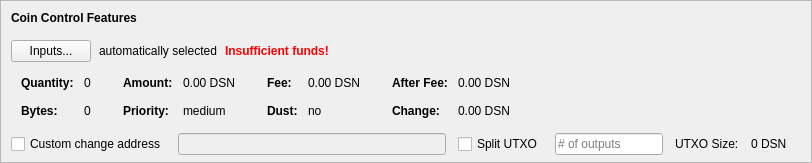
    <widget class="QFrame" name="frameCoinControl">
     <property name="sizePolicy">
      <sizepolicy hsizetype="Expanding" vsizetype="Expanding">
       <horstretch>0</horstretch>
       <verstretch>0</verstretch>
      </sizepolicy>
     </property>
     <property name="maximumSize">
      <size>
       <width>16777215</width>
       <height>16777215</height>
      </size>
     </property>
     <property name="frameShape">
      <enum>QFrame::StyledPanel</enum>
     </property>
     <property name="frameShadow">
      <enum>QFrame::Sunken</enum>
     </property>
     <layout class="QVBoxLayout" name="verticalLayoutCoinControl2">
      <property name="spacing">
       <number>0</number>
      </property>
      <property name="leftMargin">
       <number>0</number>
      </property>
      <property name="topMargin">
       <number>0</number>
      </property>
      <property name="rightMargin">
       <number>0</number>
      </property>
      <property name="bottomMargin">
       <number>6</number>
      </property>
      <item>
       <layout class="QVBoxLayout" name="verticalLayoutCoinControl" stretch="0,0,0,0,1">
        <property name="spacing">
         <number>0</number>
        </property>
        <property name="leftMargin">
         <number>10</number>
        </property>
        <property name="topMargin">
         <number>10</number>
        </property>
        <item>
         <layout class="QHBoxLayout" name="horizontalLayoutCoinControl1">
          <property name="bottomMargin">
           <number>15</number>
          </property>
          <item>
           <widget class="QLabel" name="labelCoinControlFeatures">
            <property name="sizePolicy">
             <sizepolicy hsizetype="Preferred" vsizetype="Maximum">
              <horstretch>0</horstretch>
              <verstretch>0</verstretch>
             </sizepolicy>
            </property>
            <property name="font">
             <font>
              <weight>75</weight>
              <bold>true</bold>
             </font>
            </property>
            <property name="styleSheet">
             <string notr="true">font-weight:bold;</string>
            </property>
            <property name="text">
             <string>Coin Control Features</string>
            </property>
           </widget>
          </item>
         </layout>
        </item>
        <item>
         <layout class="QHBoxLayout" name="horizontalLayoutCoinControl2" stretch="0,0,0,0">
          <property name="spacing">
           <number>8</number>
          </property>
          <property name="bottomMargin">
           <number>10</number>
          </property>
          <item>
           <widget class="QPushButton" name="pushButtonCoinControl">
            <property name="styleSheet">
             <string notr="true"/>
            </property>
            <property name="text">
             <string>Inputs...</string>
            </property>
            <property name="autoDefault">
             <bool>false</bool>
            </property>
           </widget>
          </item>
          <item>
           <widget class="QLabel" name="labelCoinControlAutomaticallySelected">
            <property name="text">
             <string>automatically selected</string>
            </property>
            <property name="margin">
             <number>5</number>
            </property>
           </widget>
          </item>
          <item>
           <widget class="QLabel" name="labelCoinControlInsuffFunds">
            <property name="font">
             <font>
              <weight>75</weight>
              <bold>true</bold>
             </font>
            </property>
            <property name="styleSheet">
             <string notr="true">color:red;font-weight:bold;</string>
            </property>
            <property name="text">
             <string>Insufficient funds!</string>
            </property>
            <property name="margin">
             <number>5</number>
            </property>
           </widget>
          </item>
          <item>
           <spacer name="horizontalSpacerCoinControl">
            <property name="orientation">
             <enum>Qt::Horizontal</enum>
            </property>
            <property name="sizeHint" stdset="0">
             <size>
              <width>40</width>
              <height>1</height>
             </size>
            </property>
           </spacer>
          </item>
         </layout>
        </item>
        <item>
         <widget class="QWidget" name="widgetCoinControl" native="true">
          <property name="sizePolicy">
           <sizepolicy hsizetype="Preferred" vsizetype="Preferred">
            <horstretch>0</horstretch>
            <verstretch>0</verstretch>
           </sizepolicy>
          </property>
          <property name="minimumSize">
           <size>
            <width>0</width>
            <height>0</height>
           </size>
          </property>
          <property name="styleSheet">
           <string notr="true"/>
          </property>
          <layout class="QHBoxLayout" name="horizontalLayoutCoinControl5">
           <property name="leftMargin">
            <number>0</number>
           </property>
           <property name="topMargin">
            <number>0</number>
           </property>
           <property name="rightMargin">
            <number>0</number>
           </property>
           <property name="bottomMargin">
            <number>0</number>
           </property>
           <item>
            <layout class="QHBoxLayout" name="horizontalLayoutCoinControl3" stretch="0,0,0,1">
             <property name="spacing">
              <number>20</number>
             </property>
             <property name="topMargin">
              <number>0</number>
             </property>
             <property name="bottomMargin">
              <number>10</number>
             </property>
             <item>
              <layout class="QFormLayout" name="formLayoutCoinControl1">
               <property name="horizontalSpacing">
                <number>10</number>
               </property>
               <property name="verticalSpacing">
                <number>14</number>
               </property>
               <property name="leftMargin">
                <number>10</number>
               </property>
               <property name="topMargin">
                <number>4</number>
               </property>
               <property name="rightMargin">
                <number>6</number>
               </property>
               <item row="0" column="0">
                <widget class="QLabel" name="labelCoinControlQuantityText">
                 <property name="font">
                  <font>
                   <weight>75</weight>
                   <bold>true</bold>
                  </font>
                 </property>
                 <property name="text">
                  <string>Quantity:</string>
                 </property>
                 <property name="margin">
                  <number>0</number>
                 </property>
                </widget>
               </item>
               <item row="0" column="1">
                <widget class="QLabel" name="labelCoinControlQuantity">
                 <property name="cursor">
                  <cursorShape>IBeamCursor</cursorShape>
                 </property>
                 <property name="contextMenuPolicy">
                  <enum>Qt::ActionsContextMenu</enum>
                 </property>
                 <property name="text">
                  <string notr="true">0</string>
                 </property>
                 <property name="margin">
                  <number>0</number>
                 </property>
                 <property name="textInteractionFlags">
                  <set>Qt::LinksAccessibleByMouse|Qt::TextSelectableByKeyboard|Qt::TextSelectableByMouse</set>
                 </property>
                </widget>
               </item>
               <item row="1" column="0">
                <widget class="QLabel" name="labelCoinControlBytesText">
                 <property name="font">
                  <font>
                   <weight>75</weight>
                   <bold>true</bold>
                  </font>
                 </property>
                 <property name="text">
                  <string>Bytes:</string>
                 </property>
                </widget>
               </item>
               <item row="1" column="1">
                <widget class="QLabel" name="labelCoinControlBytes">
                 <property name="cursor">
                  <cursorShape>IBeamCursor</cursorShape>
                 </property>
                 <property name="contextMenuPolicy">
                  <enum>Qt::ActionsContextMenu</enum>
                 </property>
                 <property name="text">
                  <string notr="true">0</string>
                 </property>
                 <property name="textInteractionFlags">
                  <set>Qt::LinksAccessibleByMouse|Qt::TextSelectableByKeyboard|Qt::TextSelectableByMouse</set>
                 </property>
                </widget>
               </item>
              </layout>
             </item>
             <item>
              <layout class="QFormLayout" name="formLayoutCoinControl2">
               <property name="horizontalSpacing">
                <number>10</number>
               </property>
               <property name="verticalSpacing">
                <number>14</number>
               </property>
               <property name="leftMargin">
                <number>6</number>
               </property>
               <property name="topMargin">
                <number>4</number>
               </property>
               <property name="rightMargin">
                <number>6</number>
               </property>
               <item row="0" column="0">
                <widget class="QLabel" name="labelCoinControlAmountText">
                 <property name="font">
                  <font>
                   <weight>75</weight>
                   <bold>true</bold>
                  </font>
                 </property>
                 <property name="text">
                  <string>Amount:</string>
                 </property>
                 <property name="margin">
                  <number>0</number>
                 </property>
                </widget>
               </item>
               <item row="0" column="1">
                <widget class="QLabel" name="labelCoinControlAmount">
                 <property name="cursor">
                  <cursorShape>IBeamCursor</cursorShape>
                 </property>
                 <property name="contextMenuPolicy">
                  <enum>Qt::ActionsContextMenu</enum>
                 </property>
                 <property name="text">
                  <string notr="true">0.00 DSN</string>
                 </property>
                 <property name="textInteractionFlags">
                  <set>Qt::LinksAccessibleByMouse|Qt::TextSelectableByKeyboard|Qt::TextSelectableByMouse</set>
                 </property>
                </widget>
               </item>
               <item row="1" column="0">
                <widget class="QLabel" name="labelCoinControlPriorityText">
                 <property name="font">
                  <font>
                   <weight>75</weight>
                   <bold>true</bold>
                  </font>
                 </property>
                 <property name="text">
                  <string>Priority:</string>
                 </property>
                </widget>
               </item>
               <item row="1" column="1">
                <widget class="QLabel" name="labelCoinControlPriority">
                 <property name="cursor">
                  <cursorShape>IBeamCursor</cursorShape>
                 </property>
                 <property name="contextMenuPolicy">
                  <enum>Qt::ActionsContextMenu</enum>
                 </property>
                 <property name="text">
                  <string>medium</string>
                 </property>
                 <property name="textInteractionFlags">
                  <set>Qt::LinksAccessibleByMouse|Qt::TextSelectableByKeyboard|Qt::TextSelectableByMouse</set>
                 </property>
                </widget>
               </item>
              </layout>
             </item>
             <item>
              <layout class="QFormLayout" name="formLayoutCoinControl3">
               <property name="horizontalSpacing">
                <number>10</number>
               </property>
               <property name="verticalSpacing">
                <number>14</number>
               </property>
               <property name="leftMargin">
                <number>6</number>
               </property>
               <property name="topMargin">
                <number>4</number>
               </property>
               <property name="rightMargin">
                <number>6</number>
               </property>
               <item row="0" column="0">
                <widget class="QLabel" name="labelCoinControlFeeText">
                 <property name="font">
                  <font>
                   <weight>75</weight>
                   <bold>true</bold>
                  </font>
                 </property>
                 <property name="text">
                  <string>Fee:</string>
                 </property>
                 <property name="margin">
                  <number>0</number>
                 </property>
                </widget>
               </item>
               <item row="0" column="1">
                <widget class="QLabel" name="labelCoinControlFee">
                 <property name="cursor">
                  <cursorShape>IBeamCursor</cursorShape>
                 </property>
                 <property name="contextMenuPolicy">
                  <enum>Qt::ActionsContextMenu</enum>
                 </property>
                 <property name="text">
                  <string notr="true">0.00 DSN</string>
                 </property>
                 <property name="textInteractionFlags">
                  <set>Qt::LinksAccessibleByMouse|Qt::TextSelectableByKeyboard|Qt::TextSelectableByMouse</set>
                 </property>
                </widget>
               </item>
               <item row="1" column="0">
                <widget class="QLabel" name="labelCoinControlLowOutputText">
                 <property name="font">
                  <font>
                   <weight>75</weight>
                   <bold>true</bold>
                  </font>
                 </property>
                 <property name="text">
                  <string>Dust:</string>
                 </property>
                </widget>
               </item>
               <item row="1" column="1">
                <widget class="QLabel" name="labelCoinControlLowOutput">
                 <property name="cursor">
                  <cursorShape>IBeamCursor</cursorShape>
                 </property>
                 <property name="contextMenuPolicy">
                  <enum>Qt::ActionsContextMenu</enum>
                 </property>
                 <property name="text">
                  <string>no</string>
                 </property>
                 <property name="textInteractionFlags">
                  <set>Qt::LinksAccessibleByMouse|Qt::TextSelectableByKeyboard|Qt::TextSelectableByMouse</set>
                 </property>
                </widget>
               </item>
              </layout>
             </item>
             <item>
              <layout class="QFormLayout" name="formLayoutCoinControl4">
               <property name="horizontalSpacing">
                <number>10</number>
               </property>
               <property name="verticalSpacing">
                <number>14</number>
               </property>
               <property name="leftMargin">
                <number>6</number>
               </property>
               <property name="topMargin">
                <number>4</number>
               </property>
               <property name="rightMargin">
                <number>6</number>
               </property>
               <item row="0" column="0">
                <widget class="QLabel" name="labelCoinControlAfterFeeText">
                 <property name="font">
                  <font>
                   <weight>75</weight>
                   <bold>true</bold>
                  </font>
                 </property>
                 <property name="text">
                  <string>After Fee:</string>
                 </property>
                 <property name="margin">
                  <number>0</number>
                 </property>
                </widget>
               </item>
               <item row="0" column="1">
                <widget class="QLabel" name="labelCoinControlAfterFee">
                 <property name="cursor">
                  <cursorShape>IBeamCursor</cursorShape>
                 </property>
                 <property name="contextMenuPolicy">
                  <enum>Qt::ActionsContextMenu</enum>
                 </property>
                 <property name="text">
                  <string notr="true">0.00 DSN</string>
                 </property>
                 <property name="textInteractionFlags">
                  <set>Qt::LinksAccessibleByMouse|Qt::TextSelectableByKeyboard|Qt::TextSelectableByMouse</set>
                 </property>
                </widget>
               </item>
               <item row="1" column="0">
                <widget class="QLabel" name="labelCoinControlChangeText">
                 <property name="font">
                  <font>
                   <weight>75</weight>
                   <bold>true</bold>
                  </font>
                 </property>
                 <property name="text">
                  <string>Change:</string>
                 </property>
                </widget>
               </item>
               <item row="1" column="1">
                <widget class="QLabel" name="labelCoinControlChange">
                 <property name="cursor">
                  <cursorShape>IBeamCursor</cursorShape>
                 </property>
                 <property name="contextMenuPolicy">
                  <enum>Qt::ActionsContextMenu</enum>
                 </property>
                 <property name="text">
                  <string notr="true">0.00 DSN</string>
                 </property>
                 <property name="textInteractionFlags">
                  <set>Qt::LinksAccessibleByMouse|Qt::TextSelectableByKeyboard|Qt::TextSelectableByMouse</set>
                 </property>
                </widget>
               </item>
              </layout>
             </item>
            </layout>
           </item>
          </layout>
         </widget>
        </item>
        <item>
         <layout class="QHBoxLayout" name="horizontalLayoutCoinControl4" stretch="0,0,0,0,0,0,0">
          <property name="spacing">
           <number>12</number>
          </property>
          <property name="sizeConstraint">
           <enum>QLayout::SetDefaultConstraint</enum>
          </property>
          <property name="topMargin">
           <number>5</number>
          </property>
          <property name="rightMargin">
           <number>5</number>
          </property>
          <item>
           <widget class="QCheckBox" name="checkBoxCoinControlChange">
            <property name="toolTip">
             <string>If this is activated, but the change address is empty or invalid, change will be sent to a newly generated address.</string>
            </property>
            <property name="text">
             <string>Custom change address</string>
            </property>
           </widget>
          </item>
          <item>
           <widget class="QValidatedLineEdit" name="lineEditCoinControlChange">
            <property name="enabled">
             <bool>false</bool>
            </property>
            <property name="sizePolicy">
             <sizepolicy hsizetype="Expanding" vsizetype="Fixed">
              <horstretch>0</horstretch>
              <verstretch>0</verstretch>
             </sizepolicy>
            </property>
           </widget>
          </item>
          <item>
           <widget class="QCheckBox" name="splitBlockCheckBox">
            <property name="text">
             <string>Split UTXO</string>
            </property>
           </widget>
          </item>
          <item>
           <widget class="QLineEdit" name="splitBlockLineEdit">
            <property name="sizePolicy">
             <sizepolicy hsizetype="Fixed" vsizetype="Fixed">
              <horstretch>50</horstretch>
              <verstretch>0</verstretch>
             </sizepolicy>
            </property>
            <property name="placeholderText">
             <string># of outputs</string>
            </property>
           </widget>
          </item>
          <item>
           <widget class="QLabel" name="labelBlockSizeText">
            <property name="text">
             <string>UTXO Size:</string>
            </property>
           </widget>
          </item>
          <item>
           <widget class="QLabel" name="labelBlockSize">
            <property name="text">
             <string>0 DSN</string>
            </property>
           </widget>
          </item>
          <item>
           <widget class="QLabel" name="labelCoinControlChangeLabel">
            <property name="sizePolicy">
             <sizepolicy hsizetype="Preferred" vsizetype="Expanding">
              <horstretch>0</horstretch>
              <verstretch>0</verstretch>
             </sizepolicy>
            </property>
            <property name="minimumSize">
             <size>
              <width>0</width>
              <height>0</height>
             </size>
            </property>
            <property name="text">
             <string/>
            </property>
            <property name="margin">
             <number>3</number>
            </property>
           </widget>
          </item>
         </layout>
        </item>
        <item>
         <spacer name="verticalSpacerCoinControl">
          <property name="orientation">
           <enum>Qt::Vertical</enum>
          </property>
          <property name="sizeHint" stdset="0">
           <size>
            <width>800</width>
            <height>1</height>
           </size>
          </property>
         </spacer>
        </item>
       </layout>
      </item>
     </layout>
    </widget>
